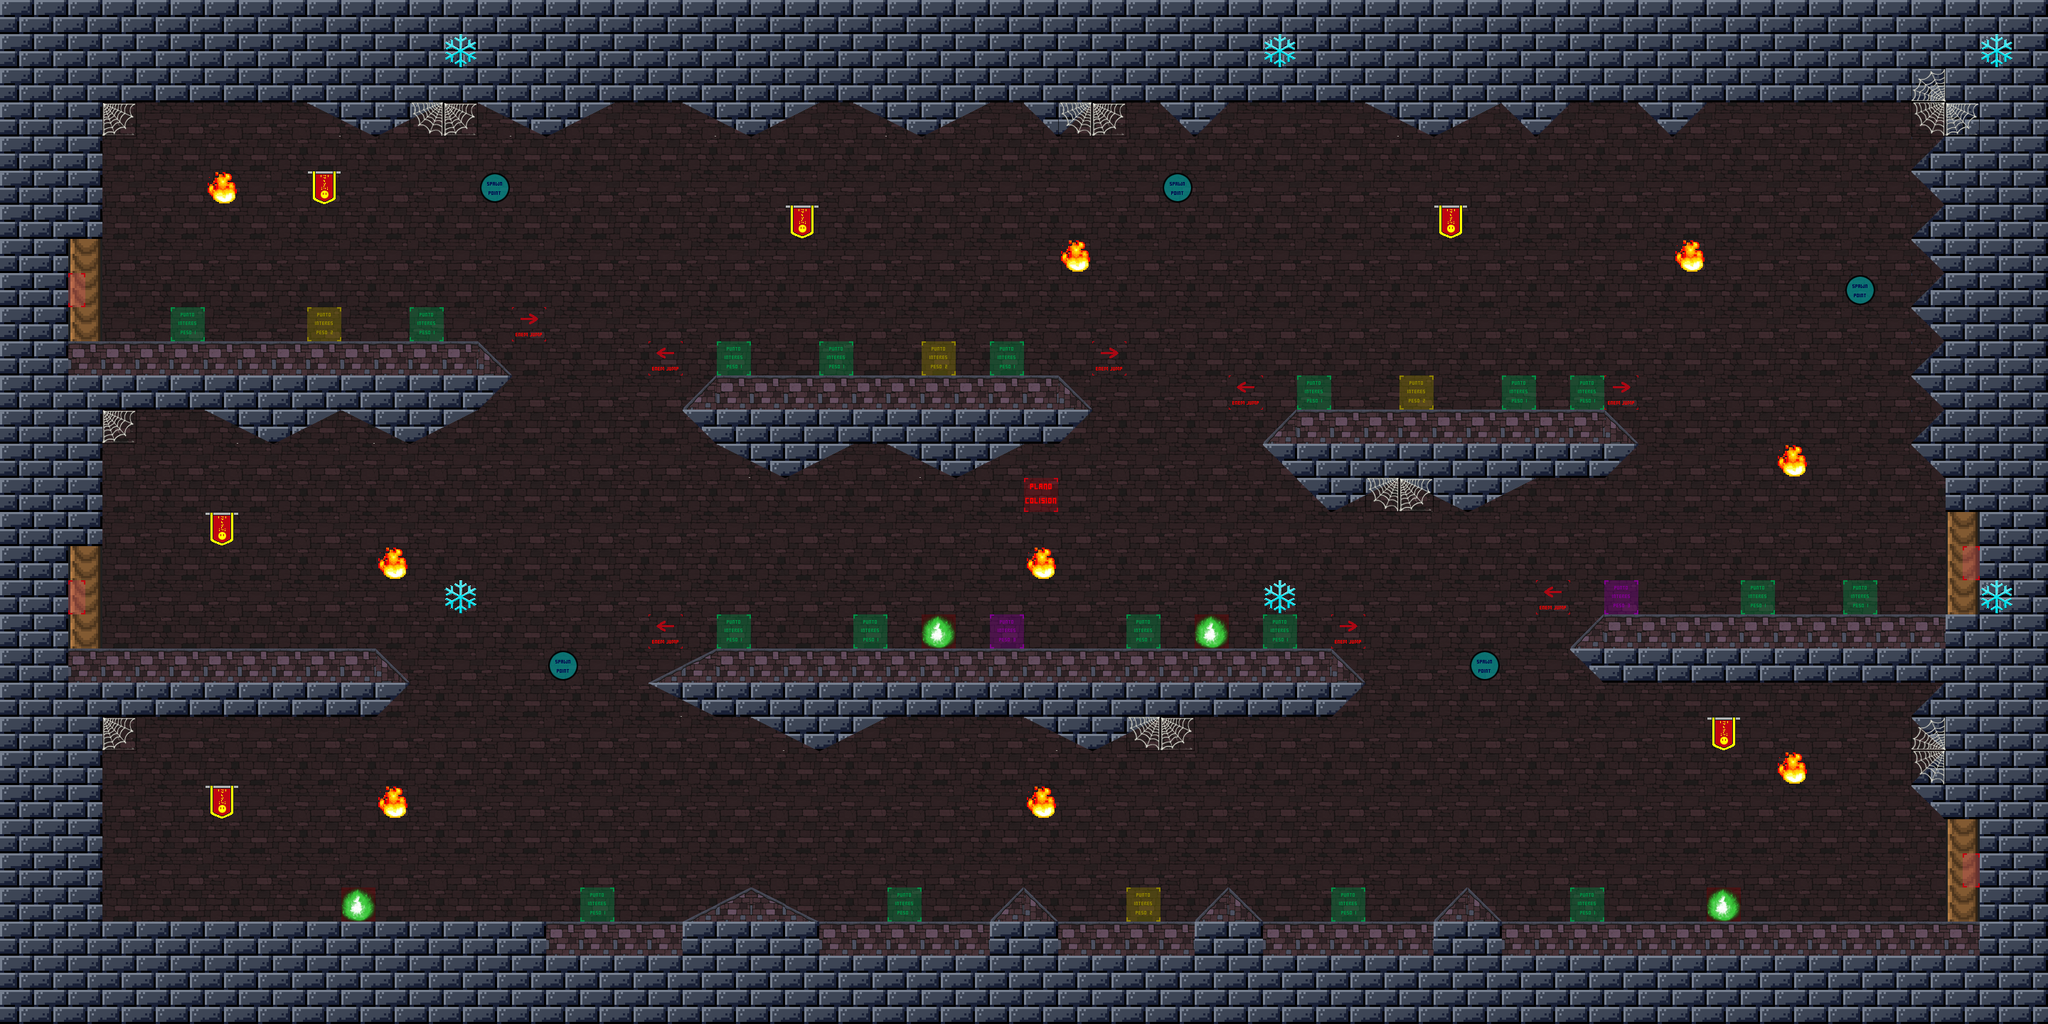

The image is a tile-based game level rendered from a .tmx file. Its description and source (layers, tilesets, objects; grid data summarised) follow:
An orthogonal 60x30 tile map with 48x48 px tiles, 5 tile layers (Fondo, Colision, Logic, PuntosInteres, ...).

<map version="1.0" orientation="orthogonal" renderorder="left-up" width="60" height="30" tilewidth="48" tileheight="48" nextobjectid="1">
 <tileset firstgid="1" name="tileset" tilewidth="48" tileheight="48">
  <image source="tileset.png" width="576" height="576" />
  <tile id="36">
   <properties>
    <property name="Peso" value="2" />
   </properties>
  </tile>
  <tile id="37">
   <properties>
    <property name="Peso" value="5" />
   </properties>
  </tile>
  <tile id="38">
   <properties>
    <property name="Peso" value="10" />
   </properties>
  </tile>
  <tile id="39">
   <properties>
    <property name="AtributoPrueba" value="cofreBajo" />
    <property name="Peso" value="2" />
   </properties>
  </tile>
  <tile id="40">
   <properties>
    <property name="Peso" value="5" />
   </properties>
  </tile>
  <tile id="41">
   <properties>
    <property name="Peso" value="10" />
   </properties>
  </tile>
  <tile id="50">
   <properties>
    <property name="peso" value="70" />
    <property name="radio" value="200" />
   </properties>
  </tile>
  <tile id="51">
   <properties>
    <property name="peso" value="20" />
    <property name="radio" value="400" />
   </properties>
  </tile>
  <tile id="52">
   <properties>
    <property name="peso" value="10" />
    <property name="radio" value="600" />
   </properties>
  </tile>
 </tileset>
 <layer name="Fondo" width="60" height="30">
  <data>[1800 cells, 1800 non-empty, 4 distinct tile ids]</data>
 </layer>
 <layer name="Colision" width="60" height="30">
  <data>[1800 cells, 739 non-empty, 16 distinct tile ids]</data>
 </layer>
 <layer name="Logic" width="60" height="30">
  <data>[1800 cells, 55 non-empty, 12 distinct tile ids]</data>
 </layer>
 <layer name="PuntosInteres" width="60" height="30">
  <data>[1800 cells, 24 non-empty, 3 distinct tile ids]</data>
 </layer>
 <layer name="PuntosAltares" width="60" height="30">
  <data>[1800 cells, 4 non-empty, 1 distinct tile ids]</data>
 </layer>
</map>